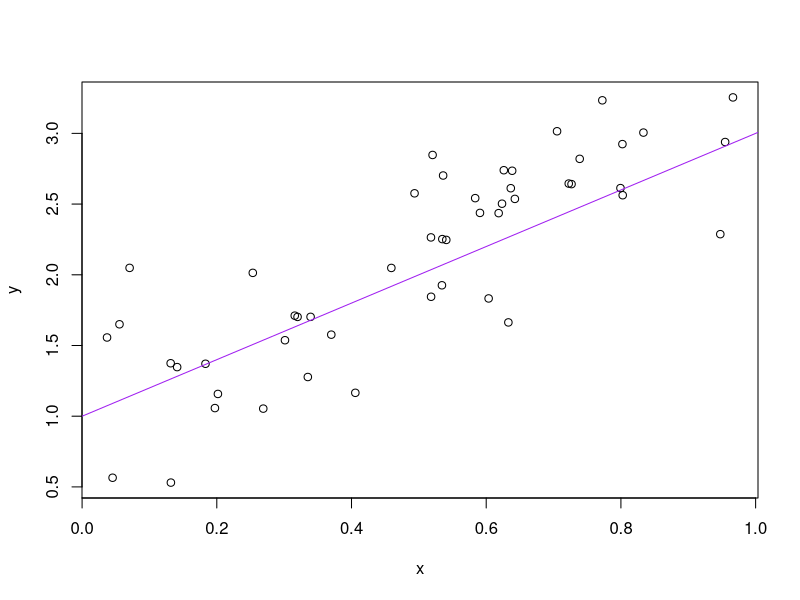

This chart was generated by the following R code:
## ---- chunk 1
 n <- 50
 a <- 1
 b <- 2
 sig_sq <- 0.3
 x <- runif(n)
 y <- a + b*x + rnorm(n, sd = sqrt(sig_sq))
 invisible((avg_x <- mean(x)))
 write(avg_x, "avg_x.txt")
 plot(x,y)
 abline(a,b, col = "purple")
